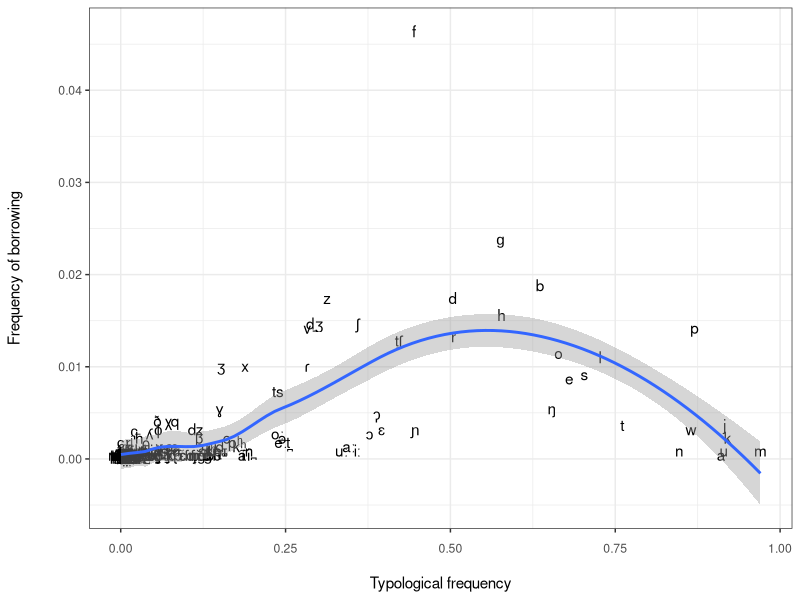
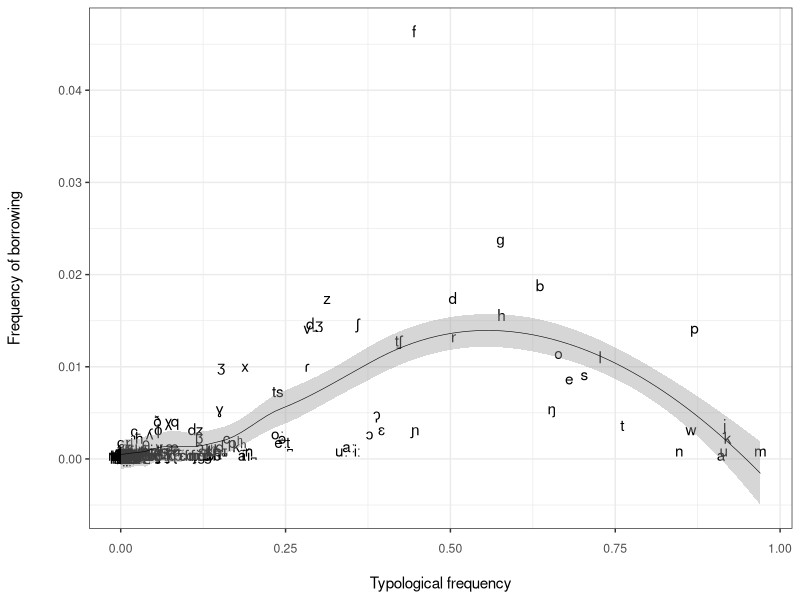
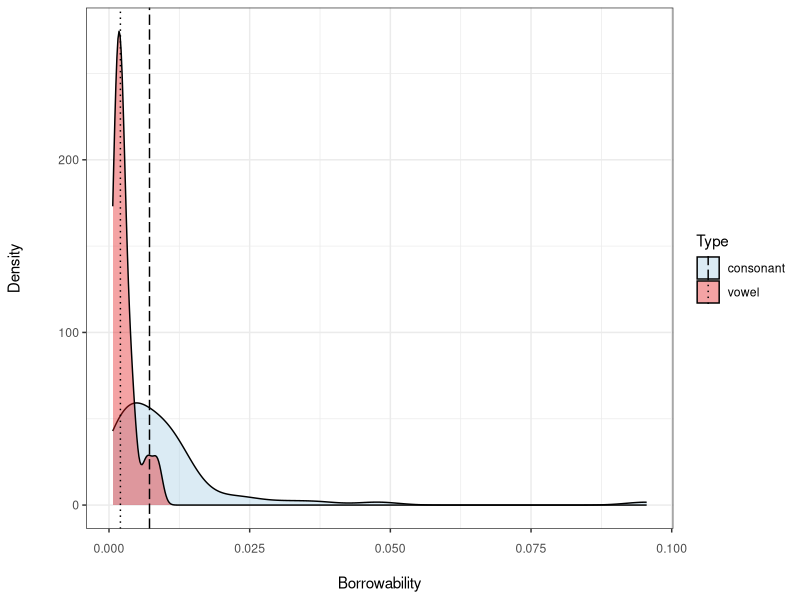
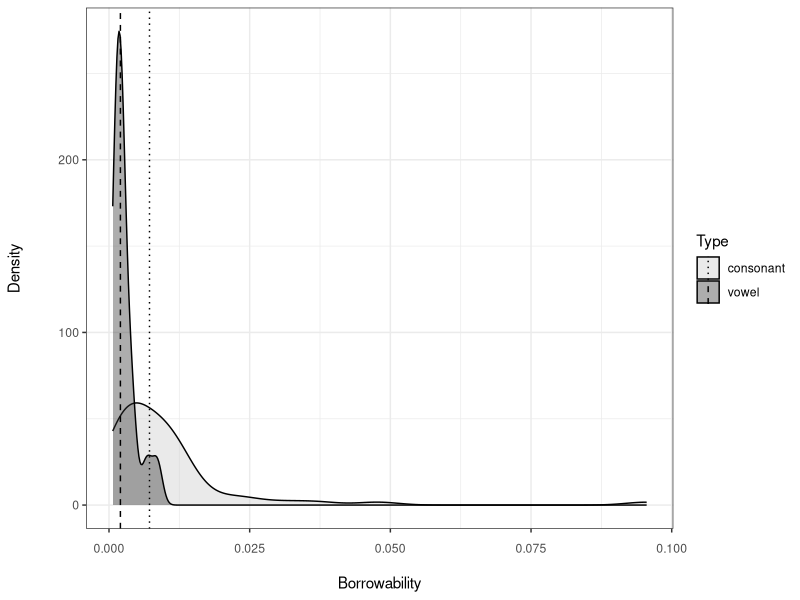
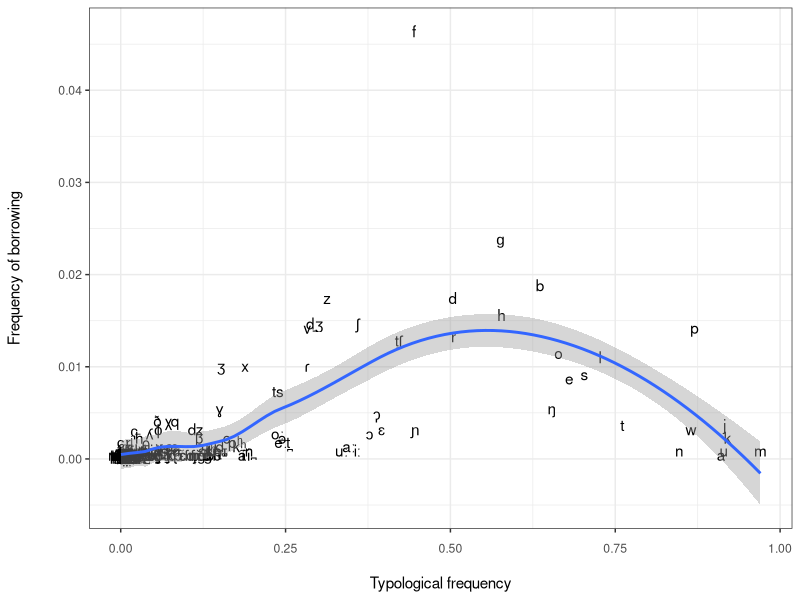
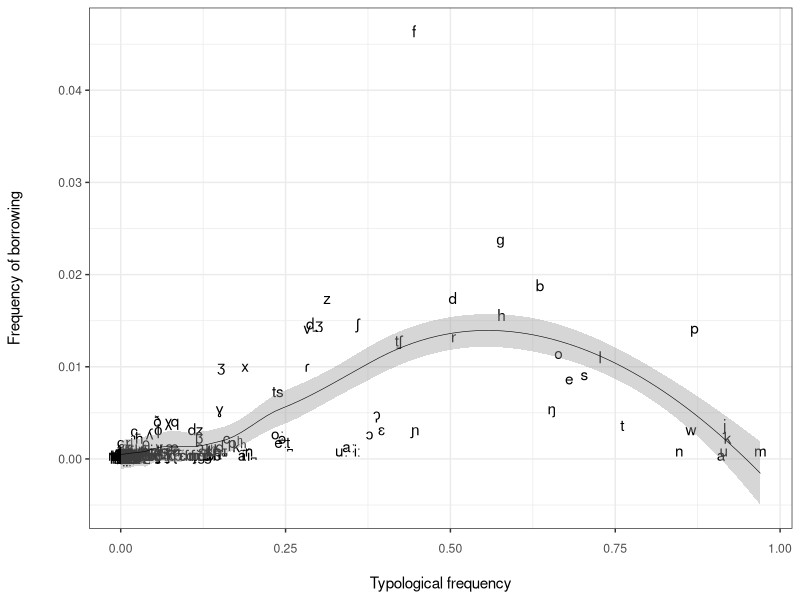
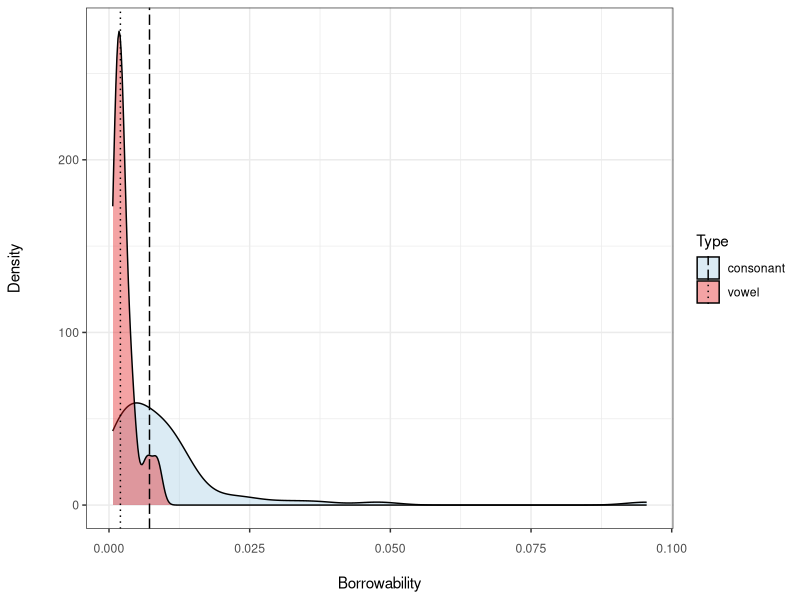
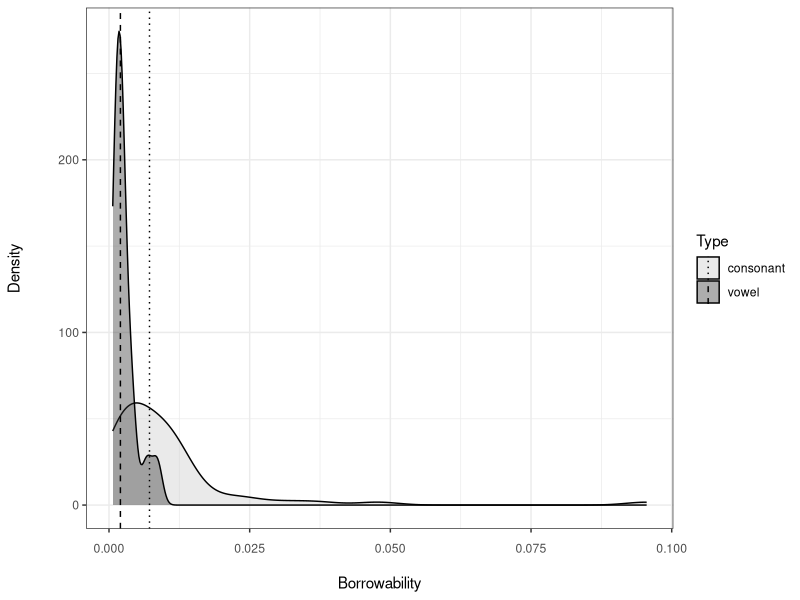

These charts were generated, in order, by the following R code: (Note: this script raises an error after producing the figures.)
## ---- chunk 1
 library(plyr)
 library(rstatix) 
 library(tidyverse)
## ---- chunk 2
df <- read_csv('probablistic_model/model_1_borrowability.csv')
df_w_features <- read_csv('probablistic_model/model_1_borrowability_w_features.csv')
## ---- chunk 3
p <- ggplot(df, aes(x=PHOIBLE_frequency_relative, y=SEGBO_frequency_relative)) +
  xlab("Typological frequency") + ylab("Frequency of borrowing") +
  geom_text(label=df$Segment)+
  geom_smooth(span=0.4, method="loess") +
  theme_bw() +
  theme(axis.text.x = element_text(margin = margin(t = 8))) +
  theme(axis.title.x = element_text(margin = margin(t = 15, r = 0, b = 0, l = 0))) +
  theme(axis.title.y = element_text(margin = margin(t = 0, r = 25, b = 0, l = 0)))
p

ggsave(file="figures/freq_scatter_loess.svg", plot=p, width=10, height=6)
## ---- chunk 4
p <- ggplot(df, aes(x=PHOIBLE_frequency_relative, y=SEGBO_frequency_relative)) +
  xlab("Typological frequency") + 
  ylab("Frequency of borrowing") +
  geom_text(label=df$Segment) +
  geom_smooth(span=0.4, method="loess", color="black", linewidth=0.2) +
  theme_bw() +
  theme(axis.text.x = element_text(margin = margin(t = 8))) +
  theme(axis.title.x = element_text(margin = margin(t = 15, r = 0, b = 0, l = 0))) +
  theme(axis.title.y = element_text(margin = margin(t = 0, r = 25, b = 0, l = 0)))
p

ggsave(file="figures/freq_scatter_loess_bw.svg", plot=p, width=10, height=6)
## ---- chunk 5
my_colors <- RColorBrewer::brewer.pal(6, "Paired")[c(1,6)]
type_median <- ddply(df_w_features, .(Type), numcolwise(median))
p <- ggplot(data=df_w_features, aes(x=Borrowability, group=Type, fill=Type)) +
  scale_fill_manual(values = my_colors) +
  geom_density(adjust=1.5, alpha=.4) +
  geom_vline(data=type_median, aes(xintercept=Borrowability, linetype=Type), linewidth=0.5) +
  ylab("Density") +
  scale_linetype_manual(values=c("longdash", "dotted")) +
  theme_bw() +
  theme(axis.text.x = element_text(margin = margin(t = 8))) +
  theme(axis.title.x = element_text(margin = margin(t = 15, r = 0, b = 0, l = 0))) +
  theme(axis.title.y = element_text(margin = margin(t = 0, r = 25, b = 0, l = 0)))
p

ggsave(file="figures/consonants_vs_vowels.svg", plot=p, width=10, height=6)
## ---- chunk 6
my_colors <- RColorBrewer::brewer.pal(6, "Paired")[c(1,6)]
type_median <- ddply(df_w_features, .(Type), numcolwise(median))

p <- ggplot(data=df_w_features, aes(x=Borrowability, group=Type, fill=Type)) +
  scale_fill_grey(start = 0.8, end = 0.2) +
  geom_density(adjust=1.5, alpha=.4) +
  geom_vline(data=type_median, aes(xintercept=Borrowability, linetype=Type), linewidth=0.5) +
  ylab("Density") +
  scale_linetype_manual(values=c("dotted", "dashed")) +
  theme_bw() +
  theme(axis.text.x = element_text(margin = margin(t = 8))) +
  theme(axis.title.x = element_text(margin = margin(t = 15, r = 0, b = 0, l = 0))) +
  theme(axis.title.y = element_text(margin = margin(t = 0, r = 25, b = 0, l = 0)))
p

ggsave(file="figures/consonants_vs_vowels_bw.svg", plot=p, width=10, height=6)
## ---- chunk 7
wilcox.test(Borrowability ~ Type, data = df_w_features, conf.int = T)
## ---- chunk 8
wilcox_effsize(data=df_w_features, formula=Borrowability ~ Type)
